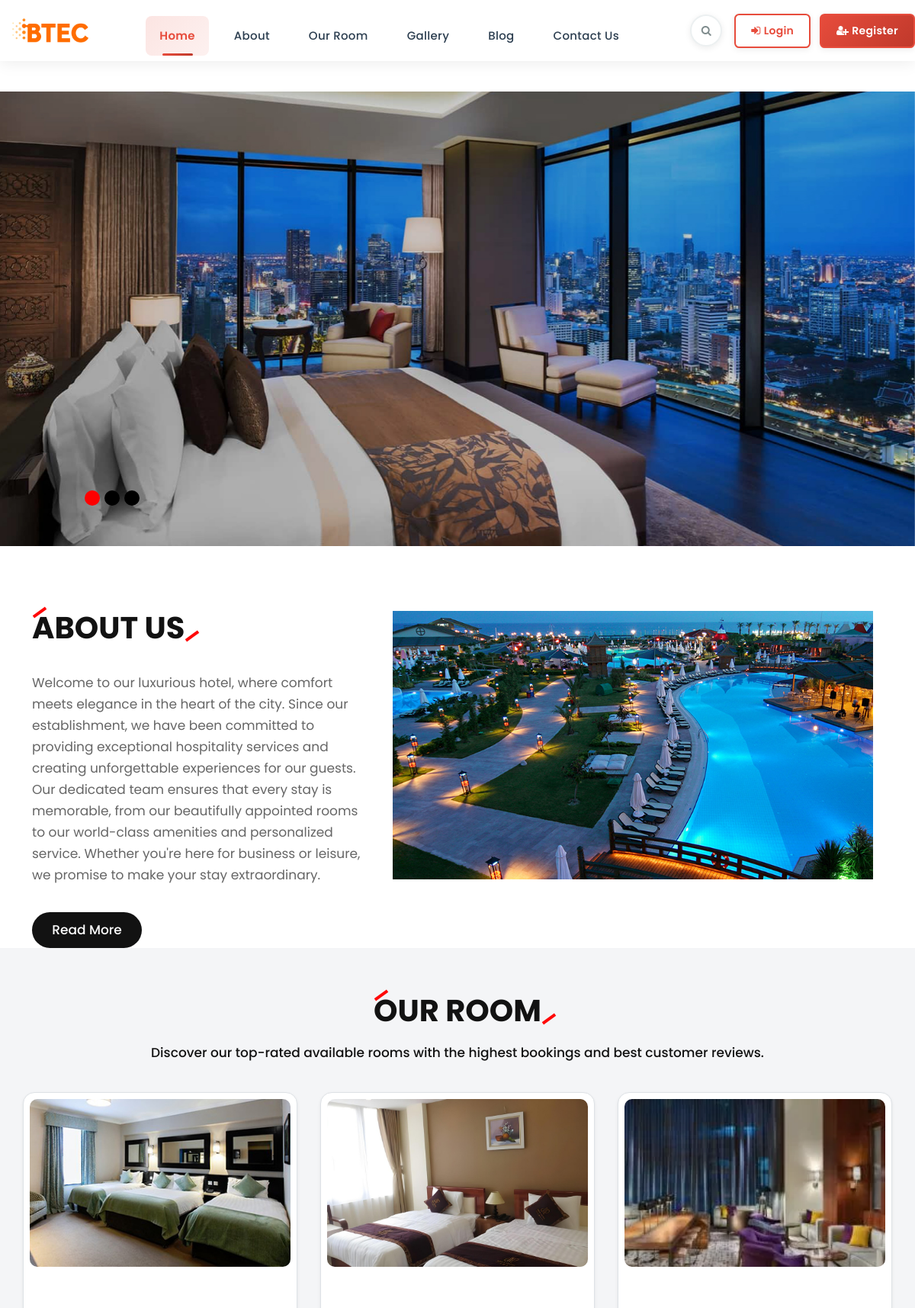
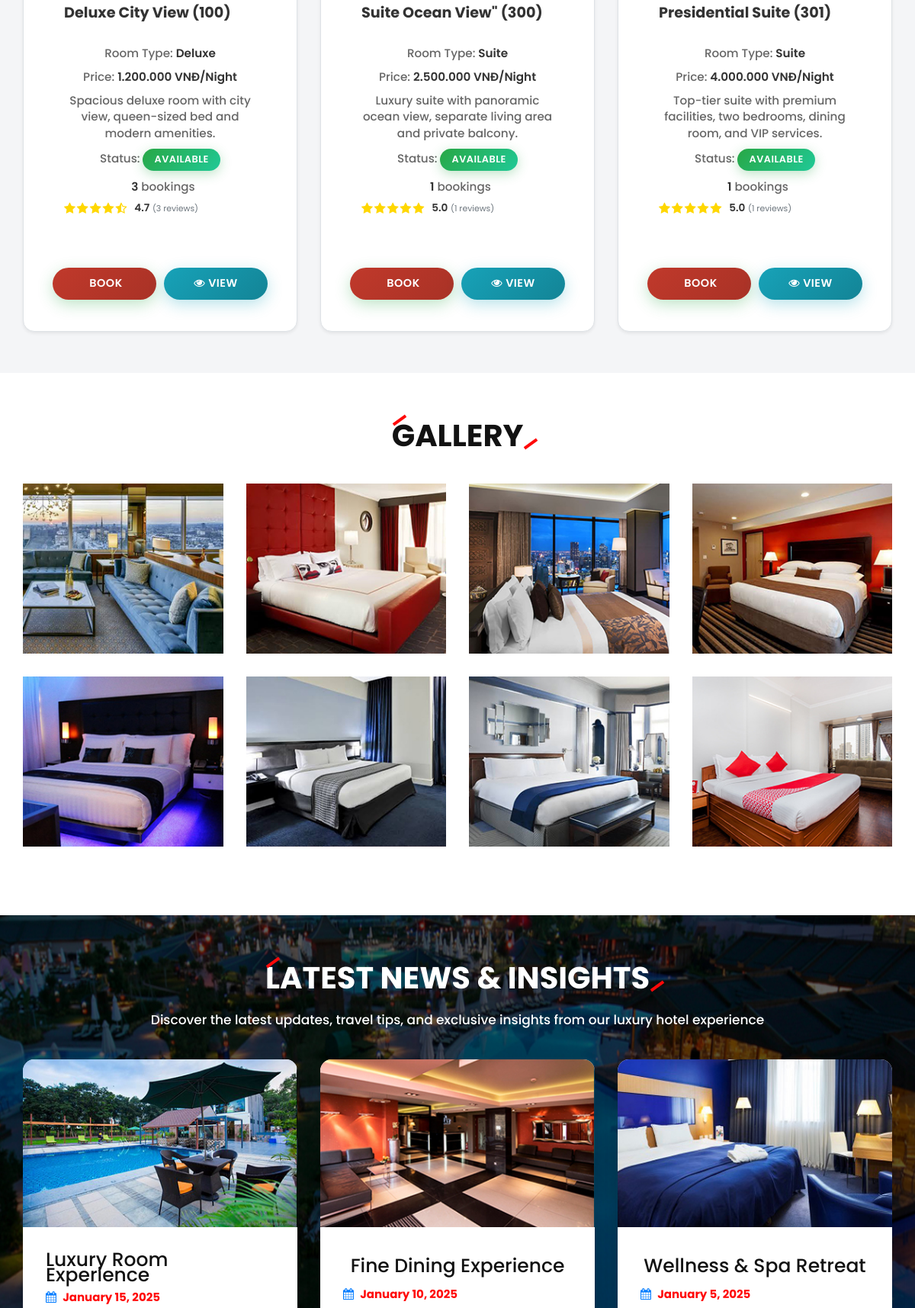
The page / (upper part) on the database its author committed (2 pictures, top to bottom).
### tables this page shows
CREATE TABLE `Room` (
  `RoomID` int NOT NULL AUTO_INCREMENT,
  `RoomName` varchar(50) NOT NULL,
  `RoomNumber` varchar(10) NOT NULL,
  `PricePerNight` bigint unsigned DEFAULT NULL,
  `Status` enum('Available','Occupied','Maintenance','Reserved') DEFAULT 'Available',
  `RoomTypeID` int NOT NULL,
  `MaxGuests` int NOT NULL DEFAULT '2',
  `Description` text,
  PRIMARY KEY (`RoomID`),
  UNIQUE KEY `RoomNumber` (`RoomNumber`),
  KEY `idx_room_number` (`RoomNumber`),
  KEY `idx_room_status` (`Status`),
  KEY `idx_room_type` (`RoomTypeID`),
  CONSTRAINT `Room_ibfk_1` FOREIGN KEY (`RoomTypeID`) REFERENCES `RoomType` (`RoomTypeID`) ON DELETE RESTRICT
);

CREATE TABLE `RoomType` (
  `RoomTypeID` int NOT NULL AUTO_INCREMENT,
  `TypeName` varchar(50) NOT NULL,
  PRIMARY KEY (`RoomTypeID`),
  UNIQUE KEY `TypeName` (`TypeName`),
  KEY `idx_roomtype_name` (`TypeName`)
);

### index.php (the view, shortened to what the rows shown need)
<!DOCTYPE html>
<html lang="en">
   <head>
      <link rel="stylesheet" href="css/bootstrap.min.css">
      <link rel="stylesheet" href="css/style.css">
      <link rel="stylesheet" href="css/header.css">
      <link rel="stylesheet" href="css/responsive.css">
      <link rel="stylesheet" href="css/jquery.mCustomScrollbar.min.css">
      <link rel="stylesheet" href="https://netdna.bootstrapcdn.com/font-awesome/4.0.3/css/font-awesome.css">
      <link rel="stylesheet" href="https://cdnjs.cloudflare.com/ajax/libs/fancybox/2.1.5/jquery.fancybox.min.css" media="screen">
   </head>
   <body class="main-layout">
      <div class="about">
         <div class="container-fluid">
            <div class="row">
               <div class="col-md-5">
                  <div class="titlepage">
                     <h2>About Us</h2>
                  </div>
               </div>
            </div>
         </div>
      </div>
      <div class="our_room">
   <div class="container">
      <div class="row">
         <div class="col-md-12">
            <div class="titlepage">
               <h2>Our Room</h2>
            </div>
         </div>
      </div>
      <div class="row">
         <?php
         require 'config.php';
         $sql = "SELECT r.*, rt.TypeName, r.Description AS RoomDescription,
                        (SELECT ImagePath FROM RoomImage WHERE RoomID = r.RoomID LIMIT 1) AS FirstImage,
                        CASE
                            WHEN r.Status = 'Maintenance' THEN 'Maintenance'
                            WHEN r.Status = 'Occupied' THEN 'Occupied'
                            WHEN r.Status = 'Reserved' THEN 'Reserved'
                            ELSE 'Available'
                        END AS DisplayStatus,
                        (
                            SELECT COUNT(*) FROM Reservation res
                            WHERE res.RoomID = r.RoomID
                        ) AS TotalBookings,
                        (
                            SELECT AVG(Rating) FROM Feedback
                            WHERE RoomID = r.RoomID
                        ) AS AverageRating,
                        (
                            SELECT COUNT(*) FROM Feedback
                            WHERE RoomID = r.RoomID
                        ) AS TotalReviews
                 FROM Room r
                 JOIN RoomType rt ON r.RoomTypeID = rt.RoomTypeID
                 WHERE r.Status = 'Available'
                 ORDER BY TotalBookings DESC, AverageRating DESC
                 LIMIT 3";
         $stmt = $pdo->prepare($sql);
         $stmt->execute();
         $rooms = $stmt->fetchAll();
         foreach ($rooms as $room):
            $img = $room['FirstImage'] ? 'uploads/' . htmlspecialchars($room['FirstImage']) : 'images/default.jpg';
            $statusClass = '';
            switch($room['DisplayStatus']) {
                case 'Available':
                    $statusClass = 'bg-success';
                    break;
            }
            $status_label = '<span class="badge ' . $statusClass . ' text-white">' . $room['DisplayStatus'] . '</span>';
         ?>
         <div class="col-md-4 col-sm-6 mb-4">
            <div id="serv_hover" class="room border shadow-sm p-2 rounded">
               <div class="room_img">
                  <figure>
                     <img src="<?= $img ?>" alt="Room Image">
                  </figure>
               </div>
               <div class="bed_room mt-2">
                  <div class="room-info">
                     <h4><?= htmlspecialchars($room['RoomName']) ?> (<?= htmlspecialchars($room['RoomNumber']) ?>)</h4>
                     <p>Room Type: <strong><?= htmlspecialchars($room['TypeName']) ?></strong></p>
                     <p>Price: <strong><?= number_format($room['PricePerNight'], 0, ',', '.') ?> VNĐ/Night</strong></p>
                     <p><?= htmlspecialchars($room['RoomDescription']) ?></p>
                     <p>Status: <?= $status_label ?></p>
                     <p class="booking-count">
                        <strong><?= $room['TotalBookings'] ?></strong> bookings
                     </p>
                     <div class="room-rating">
                        <?php
                        $avgRating = $room['AverageRating'];
                        $totalReviews = $room['TotalReviews'];
                        if ($avgRating && $totalReviews > 0):
                            $fullStars = floor($avgRating);
                            $hasHalfStar = ($avgRating - $fullStars) >= 0.5;
                        ?>
                            <div class="rating-stars">
                                <?php for ($i = 1; $i <= 5; $i++): ?>
                                    <?php if ($i <= $fullStars): ?>
                                        <i class="fa fa-star text-warning"></i>
                                    <?php elseif ($i == $fullStars + 1 && $hasHalfStar): ?>
                                        <i class="fa fa-star-half-o text-warning"></i>
                                    <?php else: ?>
                                        <i class="fa fa-star-o text-muted"></i>
                                    <?php endif; ?>
                                <?php endfor; ?>
                                <span class="rating-text ml-2">
                                    <strong><?= number_format($avgRating, 1) ?></strong>
                                    <small class="text-muted">(<?= $totalReviews ?> reviews)</small>
                                </span>
                            </div>
                        <?php endif; ?>
                     </div>
                  </div>
                  <div class="btn-container">
                     <?php if ($room['DisplayStatus'] === 'Available'): ?>
                        <a href="booking.php?room_id=<?= $room['RoomID'] ?>" class="btn btn-success">
                           <i class="fa fa-calendar-check mr-1"></i>Book
                        </a>
                     <?php else: ?>
                        <button class="btn btn-secondary" disabled>
                           <i class="fa fa-times mr-1"></i><?= $room['DisplayStatus'] ?>
                        </button>
                     <?php endif; ?>
                     <a href="room_detail.php?room_id=<?= $room['RoomID'] ?>" class="btn btn-info">
                        <i class="fa fa-eye mr-1"></i>View
                     </a>
                  </div>
               </div>
            </div>
         </div>
         <?php endforeach; ?>
      </div>
   </div>
</div>
      <div  class="gallery">
         <div class="container">
            <div class="row">
               <div class="col-md-12">
                  <div class="titlepage">
                     <h2>gallery</h2>
                  </div>
               </div>
            </div>
         </div>
      </div>
      <div  class="blog">
         <div class="container">
            <div class="row">
               <div class="col-md-12">
                  <div class="titlepage">
                     <h2>Latest News & Insights</h2>
                  </div>
               </div>
            </div>
         </div>
      </div>
   </body>
</html>

### rows shown on the page
room: shows a picture, RoomName "Deluxe City View", RoomNumber "100", RoomTypeID.TypeName "Deluxe", PricePerNight "1.200.000", Description "Spacious deluxe room with city view, queen-sized bed and modern amenities.", DisplayStatus "AVAILABLE", TotalBookings "3", avgRating "4.7", totalReviews "3"
room: shows a picture, RoomName "Suite Ocean View\"", RoomNumber "300", RoomTypeID.TypeName "Suite", PricePerNight "2.500.000", Description "Luxury suite with panoramic ocean view, separate living area and private balcony.", DisplayStatus "AVAILABLE", TotalBookings "1", avgRating "5.0", totalReviews "1"
room: shows a picture, RoomName "Presidential Suite", RoomNumber "301", RoomTypeID.TypeName "Suite", PricePerNight "4.000.000", Description "Top-tier suite with premium facilities, two bedrooms, dining room, and VIP services.", DisplayStatus "AVAILABLE", TotalBookings "1", avgRating "5.0", totalReviews "1"
